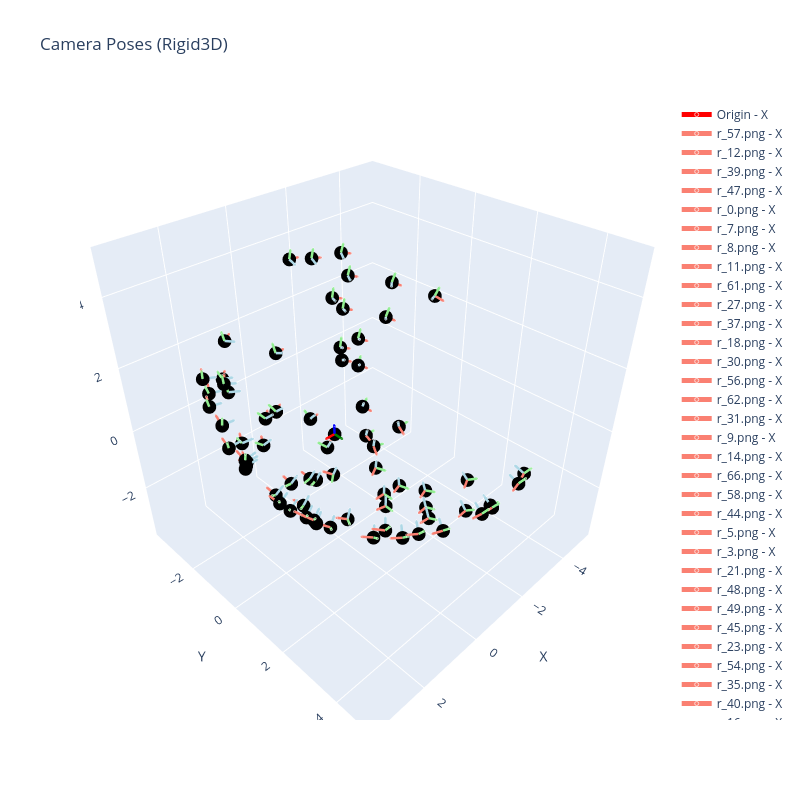

Notebook cell for this chart:
### Code cell
# Plot multiple camera poses
# Get a few camera poses from the reconstruction
camera_poses = []
camera_labels = []
for i, img in enumerate(list(reconstruction.images.values())[:]):
    word_from_cam = img.cam_from_world().inverse()
    camera_poses.append(word_from_cam)
    camera_labels.append(img.name)

fig = plot_rigid3d_poses(camera_poses, labels=camera_labels, show_origin=True, axis_length=0.3)
fig.show()
